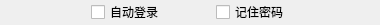
                      <widget class="QWidget" name="widget_2" native="true">
                       <property name="minimumSize">
                        <size>
                         <width>0</width>
                         <height>25</height>
                        </size>
                       </property>
                       <property name="maximumSize">
                        <size>
                         <width>16777215</width>
                         <height>25</height>
                        </size>
                       </property>
                       <layout class="QHBoxLayout" name="horizontalLayout_51">
                        <property name="spacing">
                         <number>0</number>
                        </property>
                        <property name="leftMargin">
                         <number>0</number>
                        </property>
                        <property name="topMargin">
                         <number>0</number>
                        </property>
                        <property name="rightMargin">
                         <number>0</number>
                        </property>
                        <property name="bottomMargin">
                         <number>0</number>
                        </property>
                        <item>
                         <spacer name="horizontalSpacer_4">
                          <property name="orientation">
                           <enum>Qt::Horizontal</enum>
                          </property>
                          <property name="sizeHint" stdset="0">
                           <size>
                            <width>40</width>
                            <height>20</height>
                           </size>
                          </property>
                         </spacer>
                        </item>
                        <item>
                         <widget class="QWidget" name="widget_3" native="true">
                          <property name="minimumSize">
                           <size>
                            <width>300</width>
                            <height>0</height>
                           </size>
                          </property>
                          <property name="maximumSize">
                           <size>
                            <width>100</width>
                            <height>16777215</height>
                           </size>
                          </property>
                          <layout class="QGridLayout" name="gridLayout_21">
                           <property name="leftMargin">
                            <number>0</number>
                           </property>
                           <property name="topMargin">
                            <number>0</number>
                           </property>
                           <property name="rightMargin">
                            <number>0</number>
                           </property>
                           <property name="bottomMargin">
                            <number>0</number>
                           </property>
                           <property name="spacing">
                            <number>0</number>
                           </property>
                           <item row="0" column="1">
                            <widget class="QCheckBox" name="autoLogin_checkBox">
                             <property name="text">
                              <string>自动登录</string>
                             </property>
                            </widget>
                           </item>
                           <item row="0" column="4">
                            <spacer name="horizontalSpacer_23">
                             <property name="orientation">
                              <enum>Qt::Horizontal</enum>
                             </property>
                             <property name="sizeHint" stdset="0">
                              <size>
                               <width>40</width>
                               <height>20</height>
                              </size>
                             </property>
                            </spacer>
                           </item>
                           <item row="0" column="3">
                            <widget class="QCheckBox" name="remPwd_checkBox">
                             <property name="text">
                              <string>记住密码</string>
                             </property>
                            </widget>
                           </item>
                           <item row="0" column="0">
                            <spacer name="horizontalSpacer_18">
                             <property name="orientation">
                              <enum>Qt::Horizontal</enum>
                             </property>
                             <property name="sizeHint" stdset="0">
                              <size>
                               <width>40</width>
                               <height>20</height>
                              </size>
                             </property>
                            </spacer>
                           </item>
                           <item row="0" column="2">
                            <spacer name="horizontalSpacer_24">
                             <property name="orientation">
                              <enum>Qt::Horizontal</enum>
                             </property>
                             <property name="sizeHint" stdset="0">
                              <size>
                               <width>40</width>
                               <height>20</height>
                              </size>
                             </property>
                            </spacer>
                           </item>
                          </layout>
                         </widget>
                        </item>
                        <item>
                         <spacer name="horizontalSpacer_17">
                          <property name="orientation">
                           <enum>Qt::Horizontal</enum>
                          </property>
                          <property name="sizeHint" stdset="0">
                           <size>
                            <width>40</width>
                            <height>20</height>
                           </size>
                          </property>
                         </spacer>
                        </item>
                       </layout>
                      </widget>
